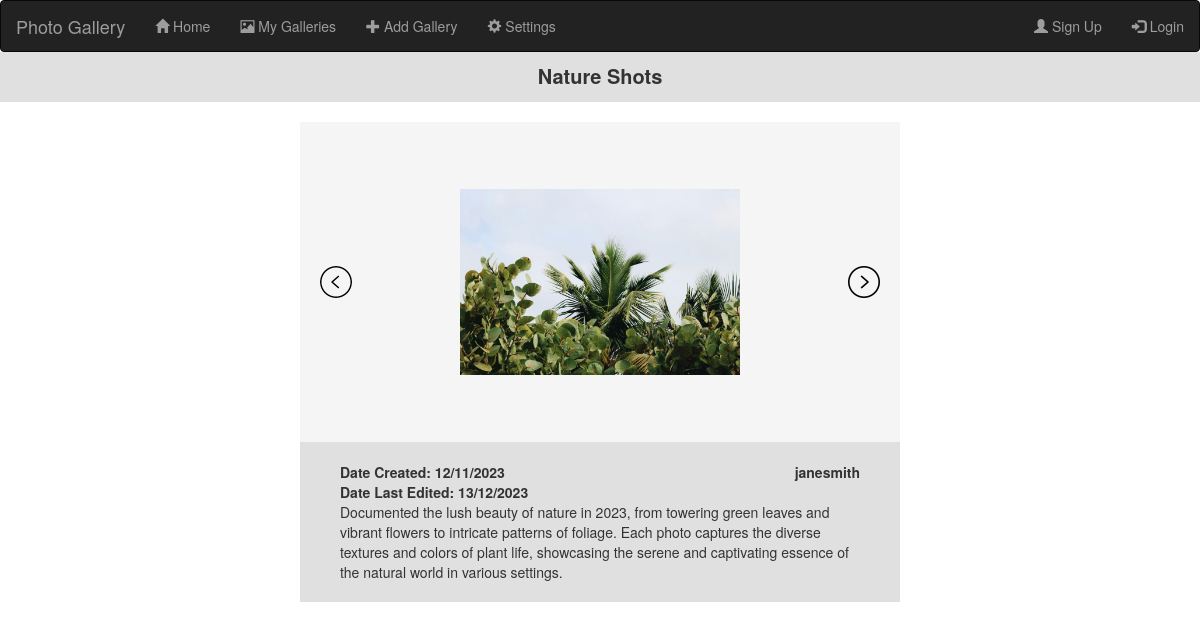
The app's page /viewGallery3 with its own data.
### components/databaseClasses.py (models this page shows, shortened)
class Gallery(db.Model):
    __tablename__ = 'galleries'
    id = db.Column(db.Integer, primary_key=True)
    userId = db.Column(db.Integer, db.ForeignKey(User.id))
    numPhotos = db.Column(db.Integer)
    title = db.Column(db.String(40))
    dateCreated = db.Column(db.Date)
    dateLastEdited = db.Column(db.Date)
    description = db.Column(db.Text)
    photos = db.relationship('Photo', backref='gallery')

class Photo(db.Model):
    __tablename__ = 'photos'
    __bind_key__ = 'photos'
    id = db.Column(db.Integer, primary_key=True)
    galleryId = db.Column(db.Integer, db.ForeignKey(Gallery.id))
    photoURL = db.Column(db.String(32))
    thumbnailURL = db.Column(db.String(32))

class User(UserMixin, db.Model):
    __tablename__ = 'users'
    __bind_key__ = 'users'
    id = db.Column(db.Integer, primary_key = True)
    fname = db.Column(db.String(32))
    lname = db.Column(db.String(32))
    email = db.Column(db.String(300), unique = True)
    username = db.Column(db.String(24))
    passwordHash = db.Column(db.String(128))
    galleries = db.relationship('Gallery', backref='user')

### app.py (the view)
@app.route("/viewGallery<int:galleryID>")
def viewGallery(galleryID):
    gallery = getGalleries(Gallery)[galleryID]
    photos = Photo.query.filter_by(galleryId=gallery['id']).all()
    URLs = {}
    count = 0
    for photo in photos:
        URLs[count] = photo.photoURL
        count += 1
    return render_template('indvGallery.html', URLs = URLs, username = getCurrentUsername(), title = gallery['title'], description = gallery['description'], numPhotos = gallery['numPhotos'], dateCreated = gallery['dateCreated'], dateLastEdited = gallery['dateLastEdited'], galleryUsername = users[gallery['userId']]["username"], loggedIn = isLoggedIn())

### components/databaseFunctions.py (called while the page is built, shortened)
def getGalleries(Gallery, refresh = False):
    return galleries

### components/utils.py (called while the page is built)
def getCurrentUsername():
    currentUserID = session.get("userId", None)
    currentUsername = None
    if currentUserID != None:
        currentUsername = loadUser(currentUserID).username
    return currentUsername

def isLoggedIn():
    if 'loggedIn' not in session:
        session['loggedIn'] = False
        session.modified = True
    return session['loggedIn']

### templates/indvGallery.html (shortened to what this page needs)
{% extends "base.html" %}
{% block content %}
    <div class = "pageTitle">
        {{title}}
    </div>
    <div id = "indvGallery">
        <div class = "galleryImages">
            <img src = "{{ url_for('static', filename = 'leftArrow.png') }}" class = "leftArrow" onclick = "nextPhoto(-1)">
            <img src = "{{URLs[0]}}" id = "photo" class = "galleryPhoto">
            <img src = "{{ url_for('static', filename = 'rightArrow.png') }}" class = "rightArrow" onclick = "nextPhoto(1)">
        </div>
        <div class = "galleryDetails">
            <div class = "galleryDates">
                Date Created: {{dateCreated.strftime('%d/%m/%Y')}}<br>
                Date Last Edited: {{dateLastEdited.strftime('%d/%m/%Y')}}
            </div>
            <div class = "galleryUser">{{galleryUsername}}</div>
            <div class = "galleryDescription">
                {{description}}
            </div>
        </div>
    </div>
{% endblock %}

### static/style.css (style rules this page uses)
:root { --lightBackground: #F5F5F5; --darkBackground: #E0E0E0; }
.pageTitle { margin: auto; font-size: 20px; background-color: var(--darkBackground); text-align: center; font-weight: bold; height: 50px; padding-top: 10px; }
#indvGallery { width: 50%; margin: auto; background-color: var(--lightBackground); margin-top: 20px; margin-bottom: 50px; }
.galleryImages { text-align: center; height: 320px; display: flex; align-items: center; justify-content: space-between; padding-left: 20px; padding-right: 20px; }
.galleryPhoto { max-height: 300px; max-width: 50%; }
.galleryDetails { background-color: var(--darkBackground); font-weight: bold; padding:20px 40px; }
.galleryDates { float: left; }
.galleryUser { float: right; }
.galleryDescription { margin-top: 40px; background-color: var(--darkBackground); font-weight: normal; }

### records on screen
Gallery: title "Nature Shots", strftime "12/11/2023", strftime "13/12/2023", description "Documented the lush beauty of nature in 2023, from towering green leaves and vibrant flowers to intricate patterns of foliage. Each photo captures the diverse textures and colors of plant life, showcasing the serene and captivating essence of the natural world in various settings."
Photo: photoURL (picture)
User: username "janesmith"
